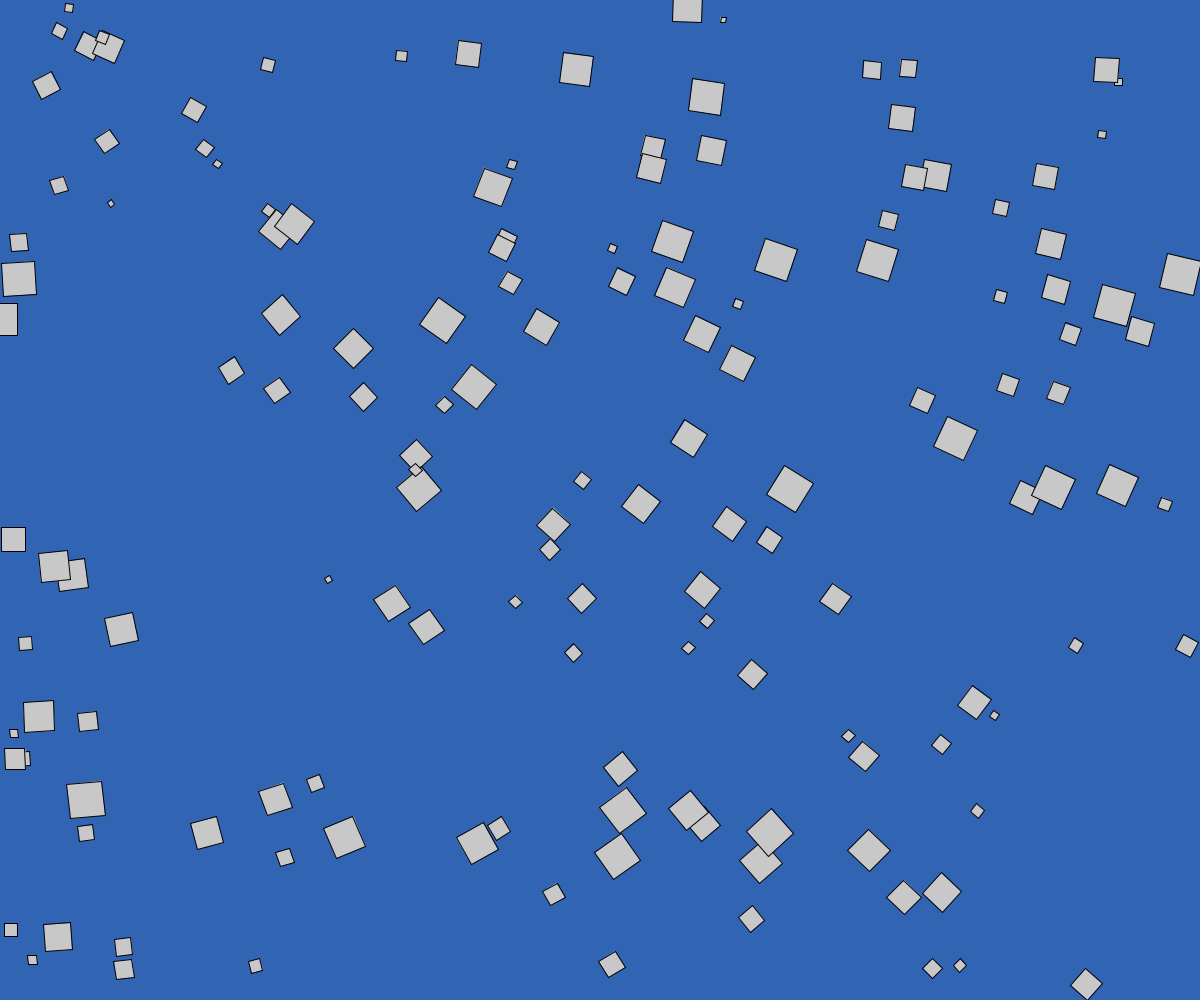
Frame 1 (no input)
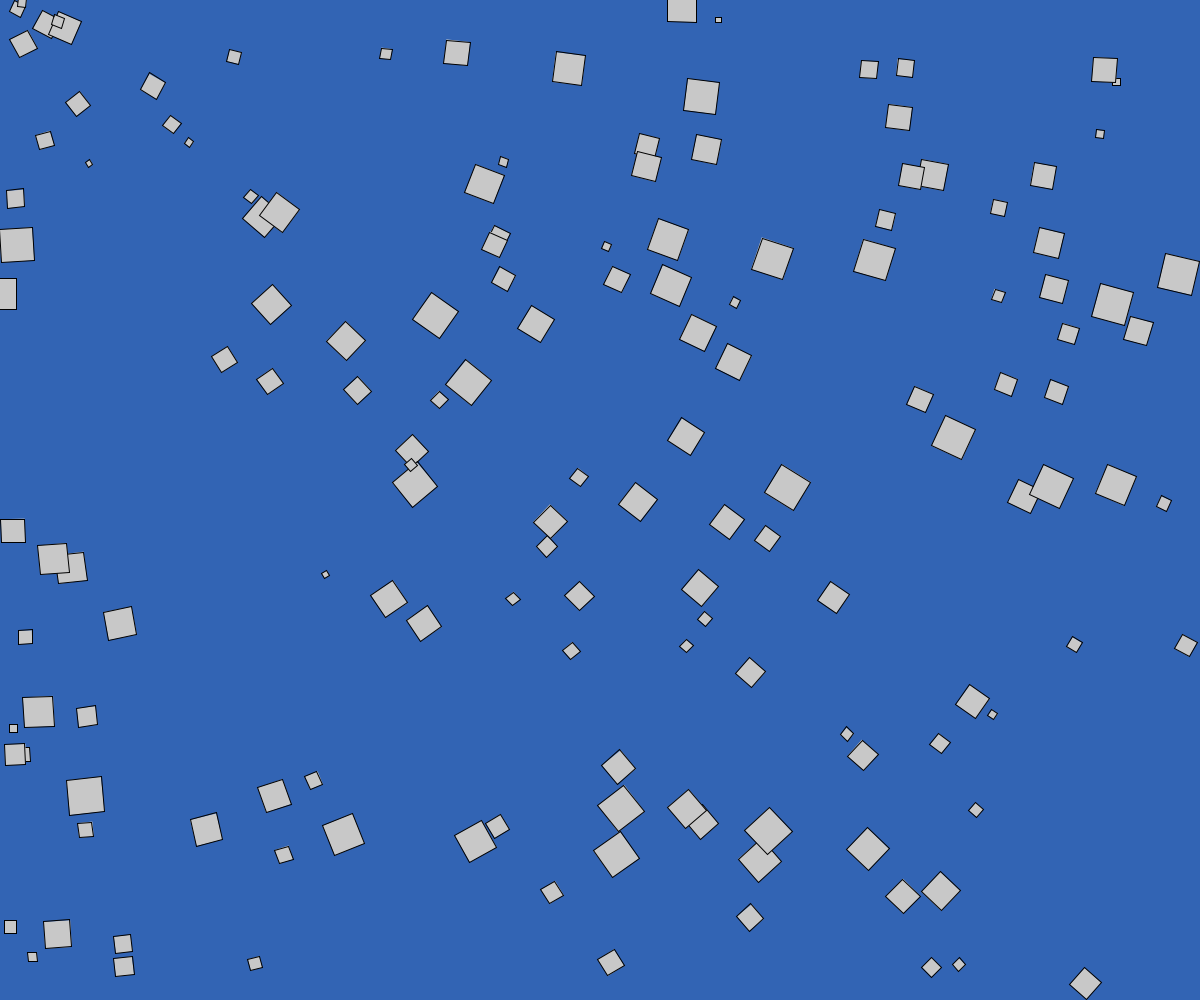
Frame 60 (the mouse pressed at the canvas centre just before this capture)
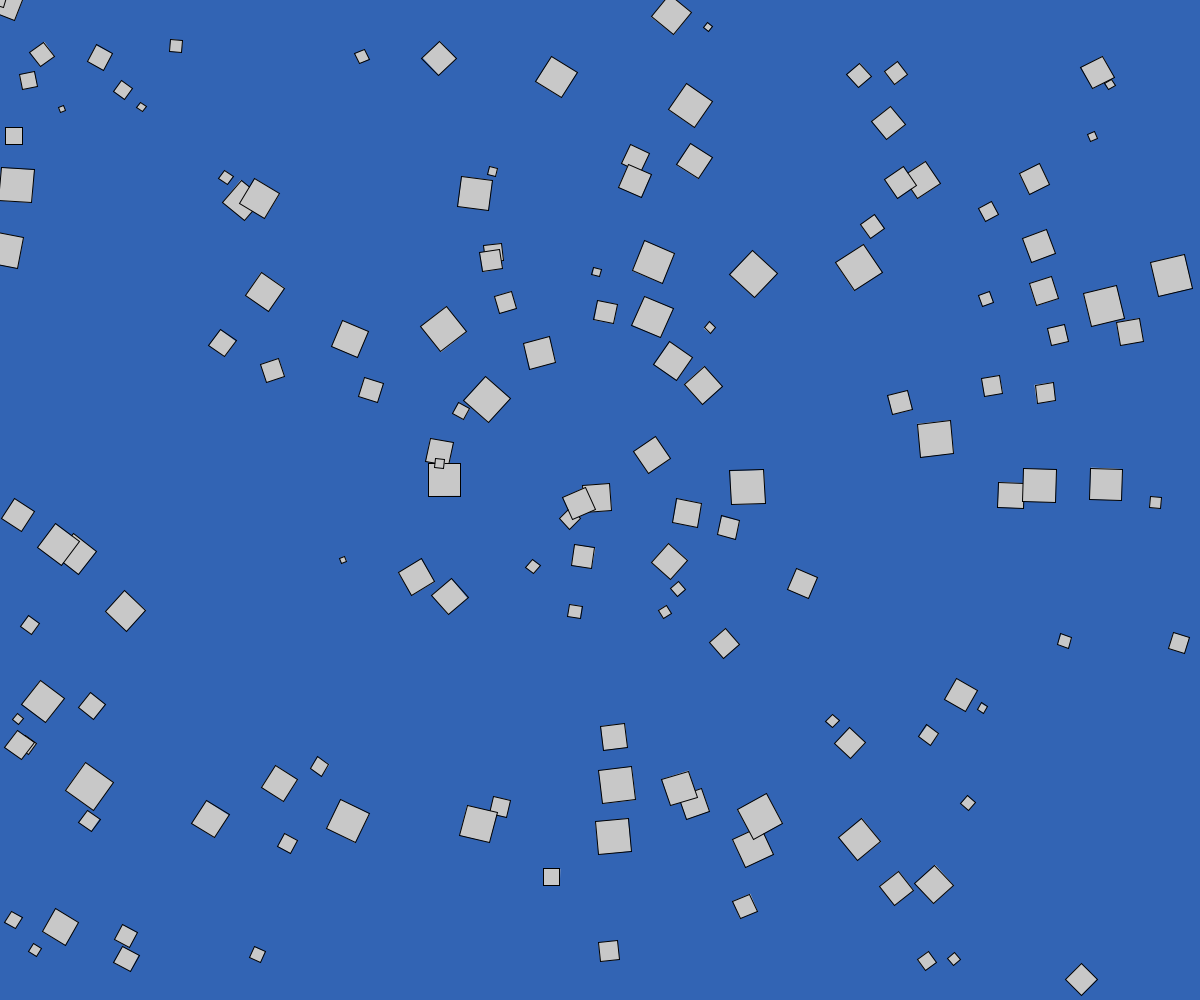
Frame 120 (the mouse held since frame 60 and released just before this capture)

The Processing sketch that drew these frames (run headless with seeded random() and noise(); from frame 60 on, the mouse is pressed at the canvas centre):

// Processing sketch: fishpond
// ── fishpond.pde
/* James Roan
 * fishpond
 * 25 Sep 2019
 */
 
final color BG_COLOR = color(50,100,180);
final static int NUM_FISH = 150;
final static float GRAVITY = 999999;

static Fish fish[];
static float deltaTime;
static int lastTime;
 
class Fish
{
  final static boolean DRAW_VECTORS = false;
  final static boolean REFLECT = true;
  final static int VELOCITY_MAX = 75;  // max velocity in px/s
  
  final static float mass = 0.2;
  color c;
  PVector pos;
  PVector vel;
  PVector accel;
  PVector force;
  float size;
  
  public Fish () {
     this.c = color(200);
     this.pos = new PVector(random(0,width), random(0,height));
     this.vel = new PVector();
     this.accel = new PVector();
     //this.force = new PVector();
     this.size = random(-15, 15);
  }
  
  public void draw () {
    pushMatrix();
    fill(c);
    translate(pos.x, pos.y);
    rotate(vel.heading());
    rect(0,0,20+size,20+size);
    popMatrix();
    if (DRAW_VECTORS) {
      pushStyle();
      stroke(175,60,60);
      strokeWeight(3);
      line(pos.x,pos.y,vel.x+pos.x,vel.y+pos.y);
      stroke(60,175,60);
      line(pos.x,pos.y,accel.x+pos.x,accel.y+pos.y);
      popStyle();
    }
    
  }
  
  /**
   * Calculate the next frame.
   * @param deltaTime The time in seconds since the last frame was diaplayed.
   * @return this, for chaining.
   */
  public Fish update(float deltaTime) {
    if (force != null) {
      accel.x = force.x/mass;
      accel.y = force.y/mass;
      force = null;
    }
    vel.limit(VELOCITY_MAX);
    pos.x += vel.x * deltaTime;
    pos.y += vel.y * deltaTime;
    vel.x += accel.x * deltaTime;
    vel.y += accel.y * deltaTime;
    return this;
  }
  
  /**
   * Applies the desired force for the next update call.
   * Forces are applied for one frame, so the impulse varies based on deltaTime.
   * @return this, for chaining.
   */
  public Fish applyForce(PVector force) {
    this.force = force;
    return this;
  }
  
}
 
 void setup ()
 {
   size(1200, 1000);
   rectMode(CENTER);
   fish = new Fish[NUM_FISH];
   for(int i = 0; i<NUM_FISH; i++) {
     fish[i] = new Fish();
   }
 }
 
 
 void draw ()
 {
   deltaTime = (millis() - lastTime) / 1000f;
   background(BG_COLOR);
   for(Fish f : fish) {
     PVector mouse_dist = getMouse().sub(f.pos);
     float g_mag = GRAVITY/mouse_dist.magSq();
     f.applyForce(mouse_dist.normalize().mult(g_mag).limit(20));
     f.update(deltaTime).draw();
   }
   lastTime = millis();
 }
 
 PVector getMouse() { return new PVector(mouseX,mouseY); }

 
 
